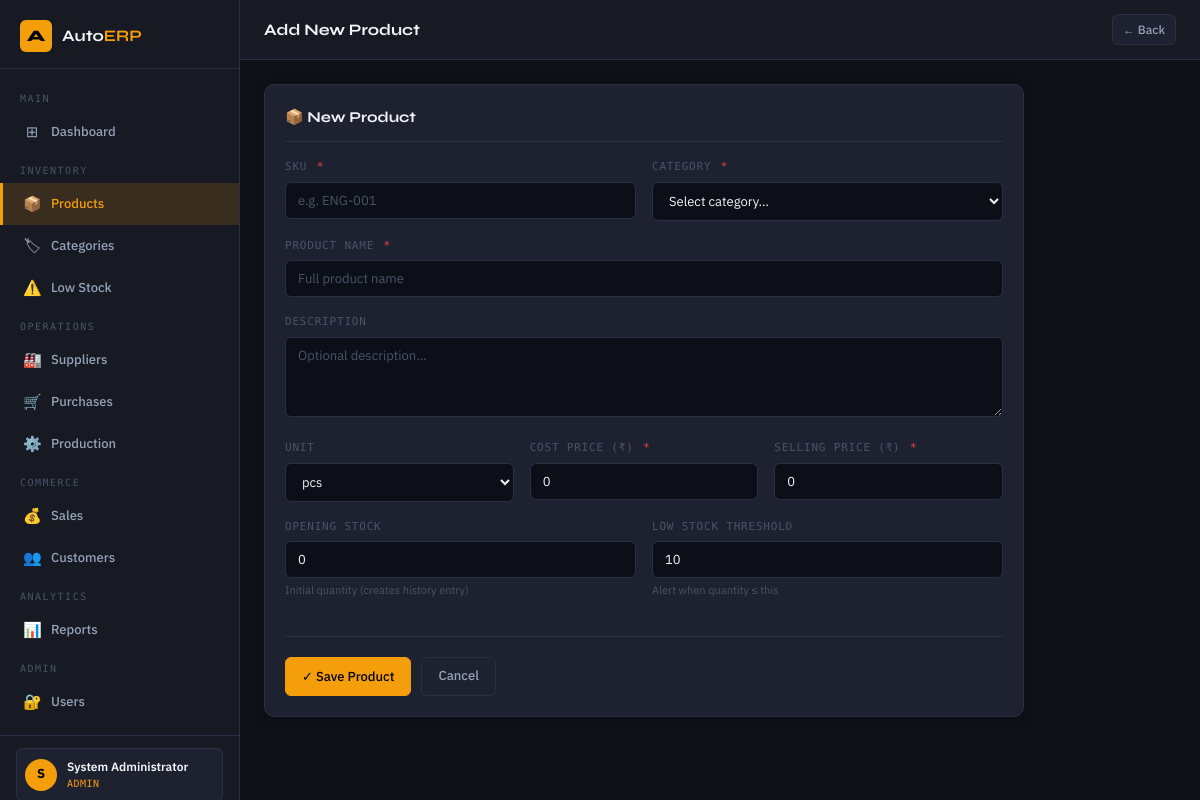
/inventory/add (signed in), run on the app's committed database.
### tables this page shows
CREATE TABLE users (
    id          INTEGER PRIMARY KEY AUTOINCREMENT,
    username    TEXT UNIQUE NOT NULL,
    email       TEXT UNIQUE NOT NULL,
    full_name   TEXT NOT NULL,
    password_hash TEXT NOT NULL,
    role        TEXT NOT NULL DEFAULT 'staff',
    is_active   INTEGER NOT NULL DEFAULT 1,
    last_login  TEXT,
    created_at  TEXT DEFAULT (datetime('now'))
);

### app/routes/inventory.py (the view, shortened to what this page needs)
@inventory_bp.route('/add', methods=['GET', 'POST'])
@manager_required
def add_product():
    db   = get_db()
    cats = db.execute('SELECT * FROM categories ORDER BY name').fetchall()
    db.close()
    return render_template('inventory/add_product.html', categories=[dict(c) for c in cats])

### app/auth_helpers.py (called while the page is built)
def manager_required(f):
    @wraps(f)
    def decorated(*args, **kwargs):
        if 'user_id' not in session:
            flash('Please log in.', 'warning')
            return redirect(url_for('auth.login'))
        if session.get('user_role') not in ('admin', 'manager'):
            flash('Access denied. Manager role required.', 'danger')
            return redirect(url_for('dashboard.index'))
        return f(*args, **kwargs)
    return decorated

def get_current_user():
    uid = session.get('user_id')
    if not uid:
        return None
    db = get_db()
    user = db.execute('SELECT * FROM users WHERE id=?', (uid,)).fetchone()
    db.close()
    return dict(user) if user else None

### app/database.py (called while the page is built)
def get_db():
    conn = sqlite3.connect(DB_PATH)
    conn.row_factory = sqlite3.Row
    conn.execute("PRAGMA foreign_keys = ON")
    return conn

### app/templates/inventory/add_product.html (shortened to what this page needs)
{% extends "base.html" %}
{% block page_title %}Add New Product{% endblock %}
{% block topbar_actions %}<a href="{{ url_for('inventory.index') }}" class="btn btn-secondary btn-sm">← Back</a>{% endblock %}
{% block content %}
<div class="card" style="max-width:760px">
  <div class="card-header"><div class="card-title">📦 New Product</div></div>
  <form method="POST" data-validate>
    <div class="form-row">
      <div class="form-group">
        <label class="form-label">SKU <span class="required">*</span></label>
        <input type="text" name="sku" class="form-control" placeholder="e.g. ENG-001" required>
      </div>
      <div class="form-group">
        <label class="form-label">Category <span class="required">*</span></label>
        <select name="category_id" class="form-control" required>
          <option value="">Select category…</option>
        </select>
      </div>
    </div>
    <div class="form-group">
      <label class="form-label">Product Name <span class="required">*</span></label>
      <input type="text" name="name" class="form-control" placeholder="Full product name" required>
    </div>
    <div class="form-group">
      <label class="form-label">Description</label>
      <textarea name="description" class="form-control" rows="3" placeholder="Optional description…"></textarea>
    </div>
    <div class="form-row-3">
      <div class="form-group">
        <label class="form-label">Unit</label>
        <select name="unit" class="form-control">
          {% for u in ['pcs','kg','litre','set','pair','box','roll','mtr'] %}
            <option value="{{ u }}">{{ u }}</option>
          {% endfor %}
        </select>
      </div>
      <div class="form-group">
        <label class="form-label">Cost Price (₹) <span class="required">*</span></label>
        <input type="number" name="cost_price" class="form-control" step="0.01" min="0" value="0" required>
      </div>
      <div class="form-group">
        <label class="form-label">Selling Price (₹) <span class="required">*</span></label>
        <input type="number" name="selling_price" class="form-control" step="0.01" min="0" value="0" required>
      </div>
    </div>
    <div class="form-row">
      <div class="form-group">
        <label class="form-label">Opening Stock</label>
        <input type="number" name="quantity" class="form-control" min="0" value="0">
        <div class="form-hint">Initial quantity (creates history entry)</div>
      </div>
      <div class="form-group">
        <label class="form-label">Low Stock Threshold</label>
        <input type="number" name="low_stock_threshold" class="form-control" min="0" value="10">
        <div class="form-hint">Alert when quantity ≤ this</div>
      </div>
    </div>
    <hr class="divider">
    <div style="display:flex;gap:10px">
      <button type="submit" class="btn btn-primary">✓ Save Product</button>
      <a href="{{ url_for('inventory.index') }}" class="btn btn-secondary">Cancel</a>
    </div>
  </form>
</div>
{% endblock %}

### app/templates/base.html (shortened to what this page needs)
<!DOCTYPE html>
<html lang="en">
<head>
  <link rel="stylesheet" href="{{ url_for('static', filename='css/main.css') }}">
</head>
<body>
<div class="layout">
  <aside class="sidebar">
    <div class="sidebar-brand">
      <div class="sidebar-logo">A</div>
      <div class="sidebar-brand-name">Auto<span>ERP</span></div>
    </div>
    <nav class="sidebar-nav">
      <div class="nav-section-label">Main</div>
      <a class="nav-item" href="{{ url_for('dashboard.index') }}">
        <span class="nav-icon">⊞</span> Dashboard
      </a>
      <div class="nav-section-label">Inventory</div>
      <a class="nav-item" href="{{ url_for('inventory.index') }}">
        <span class="nav-icon">📦</span> Products
      </a>
      <a class="nav-item" href="{{ url_for('inventory.categories') }}">
        <span class="nav-icon">🏷</span> Categories
      </a>
      <a class="nav-item" href="{{ url_for('inventory.low_stock') }}">
        <span class="nav-icon">⚠️</span> Low Stock
      </a>
      <div class="nav-section-label">Operations</div>
      <a class="nav-item" href="{{ url_for('suppliers.index') }}">
        <span class="nav-icon">🏭</span> Suppliers
      </a>
      <a class="nav-item" href="{{ url_for('purchases.index') }}">
        <span class="nav-icon">🛒</span> Purchases
      </a>
      <a class="nav-item" href="{{ url_for('production.index') }}">
        <span class="nav-icon">⚙️</span> Production
      </a>
      <div class="nav-section-label">Commerce</div>
      <a class="nav-item" href="{{ url_for('sales.index') }}">
        <span class="nav-icon">💰</span> Sales
      </a>
      <a class="nav-item" href="{{ url_for('sales.customers') }}">
        <span class="nav-icon">👥</span> Customers
      </a>
      <div class="nav-section-label">Analytics</div>
      <a class="nav-item" href="{{ url_for('reports.index') }}">
        <span class="nav-icon">📊</span> Reports
      </a>
      {% if current_user and current_user.role == 'admin' %}
      <div class="nav-section-label">Admin</div>
      <a class="nav-item" href="{{ url_for('auth.users') }}">
        <span class="nav-icon">🔐</span> Users
      </a>
      {% endif %}
    </nav>
    <div class="sidebar-footer">
      {% if current_user %}
      <div class="sidebar-user">
        <div class="sidebar-user-avatar">{{ current_user.full_name[0].upper() }}</div>
        <div class="sidebar-user-info">
          <div class="sidebar-user-name">{{ current_user.full_name }}</div>
          <div class="sidebar-user-role">{{ current_user.role }}</div>
        </div>
      </div>
      {% endif %}
    </div>
  </aside>
  <div class="main-content">
    <header class="topbar">
      <div class="topbar-title">{% block page_title %}{% endblock %}</div>
      <div class="topbar-actions">{% block topbar_actions %}{% endblock %}</div>
    </header>
    <main class="page-content">
      {% block content %}{% endblock %}
    </main>
  </div>
</div>
</body>
</html>

### data on the page
users: full_name "S", full_name "System Administrator", role "ADMIN"

### other printed values
form field unit "pcs"
